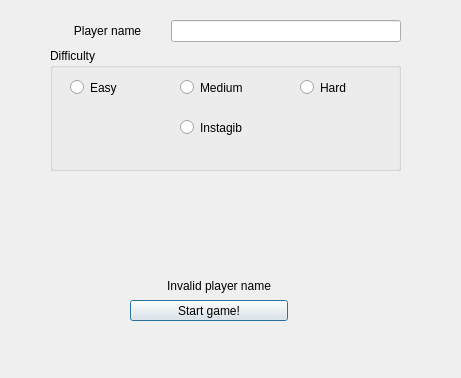
<?xml version="1.0" encoding="UTF-8"?>
<ui version="4.0">
 <class>startwindow</class>
 <widget class="QDialog" name="startwindow">
  <property name="geometry">
   <rect>
    <x>0</x>
    <y>0</y>
    <width>461</width>
    <height>378</height>
   </rect>
  </property>
  <property name="windowTitle">
   <string>Startwindow</string>
  </property>
  <widget class="QWidget" name="gridLayoutWidget">
   <property name="geometry">
    <rect>
     <x>50</x>
     <y>20</y>
     <width>351</width>
     <height>151</height>
    </rect>
   </property>
   <layout class="QGridLayout" name="gridLayout">
    <item row="1" column="0" colspan="3">
     <widget class="QGroupBox" name="groupBox">
      <property name="title">
       <string>Difficulty</string>
      </property>
      <property name="checkable">
       <bool>false</bool>
      </property>
      <widget class="QRadioButton" name="radioButton_easy">
       <property name="geometry">
        <rect>
         <x>20</x>
         <y>30</y>
         <width>84</width>
         <height>19</height>
        </rect>
       </property>
       <property name="text">
        <string>Easy</string>
       </property>
      </widget>
      <widget class="QRadioButton" name="radioButton_medium">
       <property name="geometry">
        <rect>
         <x>130</x>
         <y>30</y>
         <width>84</width>
         <height>19</height>
        </rect>
       </property>
       <property name="text">
        <string>Medium</string>
       </property>
      </widget>
      <widget class="QRadioButton" name="radioButton_hard">
       <property name="geometry">
        <rect>
         <x>250</x>
         <y>30</y>
         <width>84</width>
         <height>19</height>
        </rect>
       </property>
       <property name="text">
        <string>Hard</string>
       </property>
      </widget>
      <widget class="QRadioButton" name="radioButton_instakill">
       <property name="geometry">
        <rect>
         <x>130</x>
         <y>70</y>
         <width>84</width>
         <height>19</height>
        </rect>
       </property>
       <property name="text">
        <string>Instagib</string>
       </property>
      </widget>
     </widget>
    </item>
    <item row="0" column="1" colspan="2">
     <widget class="QLineEdit" name="lineEdit_playername"/>
    </item>
    <item row="0" column="0">
     <widget class="QLabel" name="label_playername">
      <property name="text">
       <string>Player name</string>
      </property>
      <property name="alignment">
       <set>Qt::AlignCenter</set>
      </property>
     </widget>
    </item>
   </layout>
  </widget>
  <widget class="QLabel" name="label_errortext">
   <property name="enabled">
    <bool>true</bool>
   </property>
   <property name="geometry">
    <rect>
     <x>140</x>
     <y>260</y>
     <width>158</width>
     <height>51</height>
    </rect>
   </property>
   <property name="text">
    <string>Invalid player name</string>
   </property>
   <property name="alignment">
    <set>Qt::AlignCenter</set>
   </property>
  </widget>
  <widget class="QPushButton" name="pushButton_start">
   <property name="geometry">
    <rect>
     <x>130</x>
     <y>300</y>
     <width>158</width>
     <height>21</height>
    </rect>
   </property>
   <property name="text">
    <string>Start game!</string>
   </property>
  </widget>
 </widget>
 <resources/>
 <connections/>
</ui>
